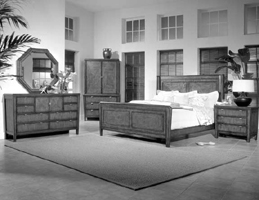
#> input picture HW5/hw5_data/train/Bedroom/image_0027.jpg, 259 x 200 px; its folder holds only this picture in this run
$ jupyter execute --allow-errors HW5-vfleat.ipynb   (shell and % lines are left out)
#> lines starting #> are read from the running program, lines starting #| are printed output that depends on the picture
[cell 1]
import numpy as np
import cv2
import os
import glob
from  matplotlib import pyplot as plt
import pdb
from collections import Counter
import cyvlfeat as vlfeat

[cell 2]
class_label =  os.listdir(f'hw5_data/train/')
print(class_label)

# Bag of Word

## Read Images and Labels

[cell 3]
def readImages(path):
    label = []
    img = []
    for i in range(len(class_label)):
        dir_path = os.path.join(path,class_label[i])
        files = glob.glob(dir_path+'/*.jpg')
        for j in files:
            label.append(i)
            image = cv2.imread(j,cv2.IMREAD_GRAYSCALE)
            img.append(image)
    return label,img
train_labs, train_imgs = readImages('hw5_data/train')
#> in readImages, image is the input picture: shape (200, 259); min 0, max 255, mean 133.4
#> train_labs = [0, 1]; train_imgs = 2 items
test_labs, test_imgs = readImages('hw5_data/test/')
#> test_labs = [0, 1]; test_imgs = 2 items

## Find SIFT features

[cell 4]
#feat_type = cv2.SIFT_create()
def detect_interest_p(img):
    #feat_type = cv2.SIFT_create()
    #gray = cv2.cvtColor(img, cv2.COLOR_BGR2GRAY)
    _, desc = vlfeat.sift.dsift(img,step=10,fast=True)
    #p, desc = feat_type.detectAndCompute(img, None)
    return desc
#> (the rest of this cell did not finish here and is left out)

## K-means on Features

- Deifinintion of K-means algorithm

[cell 5]
class k_means:
    def __init__(self, k, data):
        self.iter = 0
        self.converge = False
        self.k = k
        self.N = data.shape[0]
        self.d = np.expand_dims(data,axis=1)
        self.data = data
        self.centers = None
        self.labels = None

    def initialize_centers(self,method='k-means++'):
        centers = []
        if method == 'k-means++':
            #initialize centers with "k-means++" method

            #self.centers = np.empty(shape=(0,self.data.shape[1]))
            c1 = self.data[ np.random.choice(self.N)]
            centers.append(c1)
            for cnt in range(self.k - 1):
                print(f'initializing {cnt}th center')
                c = np.array(centers)
                p = np.empty(shape=(self.N,))
                for i in range(self.N):
                    p[i] = np.min(np.sum((self.data[i]-c) ** 2 , axis=1),axis=0)
                p = p/ np.sum(p)
                new_center = self.data[np.random.choice(self.N, p=p),:]
                centers.append(new_center)
        else:
            # initialize randomly
            for i in range(self.k):
                print(f'initializing {i}th center')
                c = self.data[np.random.choice(self.N),:]
                centers.append(c)
        self.centers = np.stack(centers,axis=0)
        self.find_labels()

    def find_labels(self):
        self.labels = np.empty(shape=(self.N,))
        #c = np.expand_dims(self.centers,axis=0)
        for i in range(self.N):
            self.labels[i] = np.argmin(np.sum((self.data[i,:]-self.centers) ** 2,axis=1),axis=0)
        # The following line will use too much memory when N is large, be careful!!
        #self.labels = np.argmin(np.sum((self.d - c) ** 2, axis=2),axis=1)
        return

    def find_centers(self):
        for i in range(self.k):
            self.centers[i] = np.mean(self.data[self.labels==i],axis=0)

    def one_step(self):
        l = self.labels.copy()
        self.find_centers()
        self.find_labels()
        if np.alltrue(l == self.labels):
            print('k-means converge!!')
            return True
        else :
            self.iter += 1
            return False

    def run_all(self,maxIter):
        for i in range(maxIter):
            print(f'starting iteration: {self.iter}')
            if self.one_step():
                break

    def classify(self,data):
        c = np.expand_dims(self.centers,axis=0)
        d = np.expand_dims(data,axis=1)
        labels = np.argmin(np.sum((d - c) ** 2, axis=2),axis=1)
        return labels

- test k-means

[cell 6]
c = [[1,1,2],[5,4,2],[-1,7,2]]
d = np.empty(shape=(0,2))
for center in c:
    xs = np.random.normal(center[0],center[2],(50,))
    ys = np.random.normal(center[1],center[2],(50,))
    d = np.concatenate([d,np.stack([xs,ys],axis=1)],axis=0)

km = k_means(3,d)
km.initialize_centers(method='k-means++')
km.run_all(20)
plt.scatter(d[:,0],d[:,1],c=km.labels)
plt.scatter(km.centers[:,0],km.centers[:,1],c='r',s=100)
plt.show()
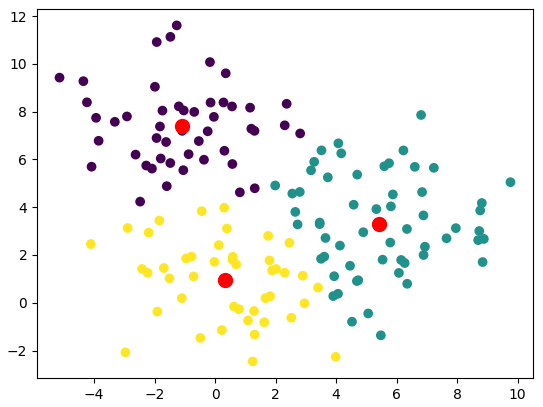
#> figure drawn by matplotlib, 1 panel

- run k-means on all descriptors from training set

#> (a cell that did not finish here is left out)

[cell 8]
k= 150
#> (the rest of this cell did not finish here and is left out)

- Save K-means center as intermediate result

[cell 9]
with open(f'k_means_k={k}.npy', 'wb') as f:
    np.save(f,km.centers)

- Load K-means centers from file

[cell 10]
with open(f'k_means_k={k}.npy', 'rb') as f:
    km.centers = np.load(f)

- Convert training and testing images to new feature space

[cell 11]
# this may take very long
train_bags = []
#> (the rest of this cell did not finish here and is left out)

### Normalizing Bag-of-SIFT features
this processs is only needed when using inner product as similarity in KNN

### Plot Histogram

[cell 12]
fig = plt.figure(figsize=(10,5))
ax = fig.subplots(1,2)
#> (the rest of this cell did not finish here and is left out)

### K-Nearest Neighbour

[cell 13]
from scipy.spatial import distance
class KNN:
    def __init__(self, k):
        self.k = k

    def fit(self, X, y):
        self.X_train = X
        self.y_train = y

    def distance(self, X1, X2):
        distance = scipy.spatial.distance.euclidean(X1, X2)

    def predict(self, X_test):
        final_output = []
        for i in range(len(X_test)):
            d = []
            votes = []
            for j in range(len(self.X_train)):
                dist = distance.euclidean(self.X_train[j],X_test[i])
                #dist = -self.X_train[j] @ X_test[i]
                d.append([dist, j])
            d.sort()
            d = d[0:self.k]
            for d, j in d:
                votes.append(self.y_train[j])
            ans = Counter(votes).most_common(1)[0][0]
            final_output.append(ans)

        return final_output

    def score(self, X_test, y_test):
        predictions = self.predict(X_test)
        cnt = 0
        for i in range(len(y_test)):
            if predictions[i] == y_test[i]:
                cnt += 1
        return cnt/ len(y_test)

[cell 14]
acc_list = []
#> (the rest of this cell did not finish here and is left out)

[cell 15]
plt.figure(figsize=(10,5))
#> (the rest of this cell did not finish here and is left out)

## SVM

[cell 16]
import libsvm.svmutil as svm

#> (a cell that did not finish here is left out)

[cell 18]
step = 2
C0_ln = -5
gamma0_ln = -25
acc = np.zeros(shape=(20,20))
#> (the rest of this cell did not finish here and is left out)

[cell 19]
plt.imshow(acc,extent=[-25,-5,15,-5])
plt.colorbar()
plt.xlabel('ln( gamma )')
plt.ylabel('ln( C )')
plt.title('cross_validation Acc')
max_i, max_j = np.argmax(acc) // 20, np.argmax(acc)%20
max_lnc, max_ln_gamma = (max_i-5, max_j-25)
print(f'(max_ln_C, max_ln_gamma) = ({max_lnc},{max_ln_gamma})')
print(f'max_acc = {np.max(acc)}')
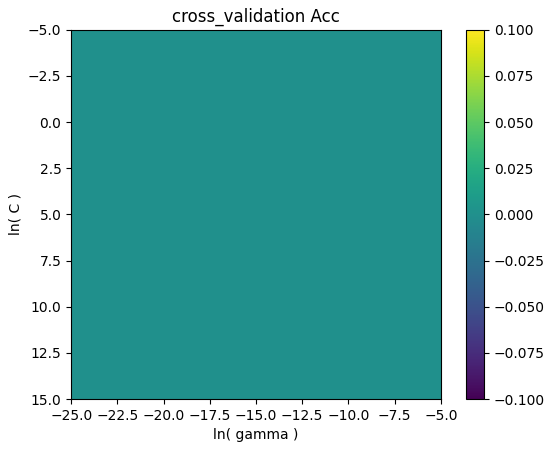
#> figure drawn by matplotlib, 2 panels
